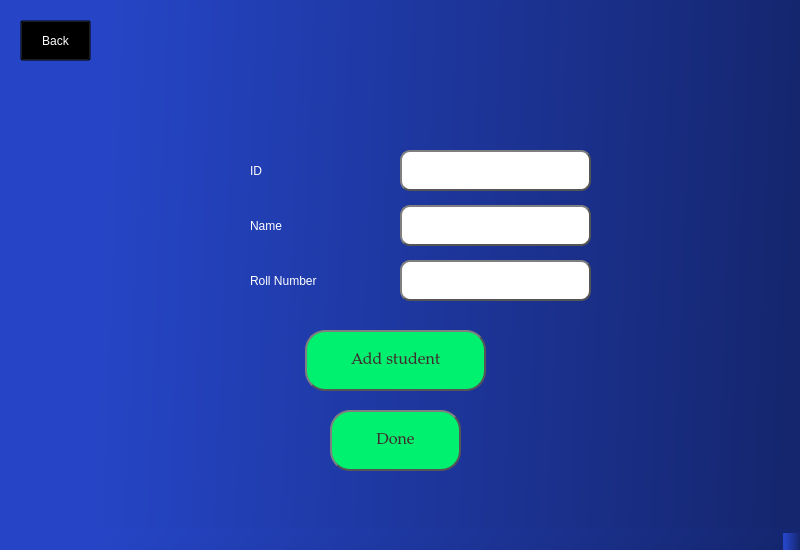
<?xml version="1.0" encoding="UTF-8"?>
<ui version="4.0">
 <class>AddStudent</class>
 <widget class="QMainWindow" name="AddStudent">
  <property name="geometry">
   <rect>
    <x>0</x>
    <y>0</y>
    <width>800</width>
    <height>550</height>
   </rect>
  </property>
  <property name="maximumSize">
   <size>
    <width>800</width>
    <height>550</height>
   </size>
  </property>
  <property name="font">
   <font>
    <family>Palatino Linotype</family>
    <pointsize>12</pointsize>
   </font>
  </property>
  <property name="windowTitle">
   <string>MainWindow</string>
  </property>
  <property name="autoFillBackground">
   <bool>false</bool>
  </property>
  <property name="styleSheet">
   <string notr="true">background: qlineargradient(spread:pad, x1:0.14, y1:0.028, x2:1, y2:0.051, stop:0 rgba(37, 69, 198, 255), stop:1 rgba(21, 38, 111, 255));</string>
  </property>
  <widget class="QWidget" name="centralwidget">
   <widget class="QLabel" name="label">
    <property name="geometry">
     <rect>
      <x>250</x>
      <y>155</y>
      <width>41</width>
      <height>31</height>
     </rect>
    </property>
    <property name="styleSheet">
     <string notr="true">background-color: rgba(0,0,0,0%);
font: 12pt &quot;Palatino Linotype&quot;;
color: white</string>
    </property>
    <property name="text">
     <string>ID</string>
    </property>
   </widget>
   <widget class="QLabel" name="label_2">
    <property name="geometry">
     <rect>
      <x>250</x>
      <y>200</y>
      <width>71</width>
      <height>51</height>
     </rect>
    </property>
    <property name="styleSheet">
     <string notr="true">background-color: rgba(0,0,0,0%);
font: 12pt &quot;Palatino Linotype&quot;;
color: white</string>
    </property>
    <property name="text">
     <string>Name</string>
    </property>
   </widget>
   <widget class="QLabel" name="label_3">
    <property name="geometry">
     <rect>
      <x>250</x>
      <y>260</y>
      <width>141</width>
      <height>41</height>
     </rect>
    </property>
    <property name="styleSheet">
     <string notr="true">background-color: rgba(0,0,0,0%);
font: 12pt &quot;Palatino Linotype&quot;;
color: white</string>
    </property>
    <property name="text">
     <string>Roll Number</string>
    </property>
   </widget>
   <widget class="QTextEdit" name="textEdit">
    <property name="geometry">
     <rect>
      <x>400</x>
      <y>150</y>
      <width>191</width>
      <height>41</height>
     </rect>
    </property>
    <property name="font">
     <font>
      <family>Palatino Linotype</family>
      <pointsize>10</pointsize>
     </font>
    </property>
    <property name="styleSheet">
     <string notr="true">background-color: rgb(255,255,255);
border: 2px solid #555;
border-radius: 10px;
border-style: outset;</string>
    </property>
   </widget>
   <widget class="QTextEdit" name="textEdit_2">
    <property name="geometry">
     <rect>
      <x>400</x>
      <y>205</y>
      <width>191</width>
      <height>41</height>
     </rect>
    </property>
    <property name="font">
     <font>
      <family>Palatino Linotype</family>
      <pointsize>10</pointsize>
     </font>
    </property>
    <property name="styleSheet">
     <string notr="true">background-color: rgb(255,255,255);
border: 2px solid #555;
border-radius: 10px;
border-style: outset;</string>
    </property>
   </widget>
   <widget class="QTextEdit" name="textEdit_3">
    <property name="geometry">
     <rect>
      <x>400</x>
      <y>260</y>
      <width>191</width>
      <height>41</height>
     </rect>
    </property>
    <property name="font">
     <font>
      <family>Palatino Linotype</family>
      <pointsize>10</pointsize>
     </font>
    </property>
    <property name="styleSheet">
     <string notr="true">background-color: rgb(255,255,255);
border: 2px solid #555;
border-radius: 10px;
border-style: outset;</string>
    </property>
   </widget>
   <widget class="QPushButton" name="pushButton">
    <property name="geometry">
     <rect>
      <x>305</x>
      <y>330</y>
      <width>181</width>
      <height>61</height>
     </rect>
    </property>
    <property name="font">
     <font>
      <family>Palatino Linotype</family>
      <pointsize>12</pointsize>
     </font>
    </property>
    <property name="styleSheet">
     <string notr="true">QPushButton {
    color: #333;
    border: 2px solid #555;
    border-radius: 20px;
    border-style: outset;
	background-color: rgb(0,240,112);
    padding: 5px;
    }

QPushButton:hover {
	 border-color: white;
	 border-radius: 20px;
	 color: white
    }

QPushButton:pressed {
    border-style: inset;
color: black;
    background: qradialgradient(
        cx: 0.4, cy: -0.1, fx: 0.4, fy: -0.1,
        radius: 1.35, stop: 0 #fff, stop: 1 #ddd
        );
    }</string>
    </property>
    <property name="text">
     <string>Add student</string>
    </property>
   </widget>
   <widget class="QPushButton" name="pushButton_2">
    <property name="geometry">
     <rect>
      <x>330</x>
      <y>410</y>
      <width>131</width>
      <height>61</height>
     </rect>
    </property>
    <property name="maximumSize">
     <size>
      <width>800</width>
      <height>550</height>
     </size>
    </property>
    <property name="font">
     <font>
      <family>Palatino Linotype</family>
      <pointsize>12</pointsize>
     </font>
    </property>
    <property name="styleSheet">
     <string notr="true">QPushButton {
    color: #333;
    border: 2px solid #555;
    border-radius: 20px;
    border-style: outset;
	background-color: rgb(0,240,112);
    padding: 5px;
    }

QPushButton:hover {
     border-radius:2px;
	 border-color: white;
border-radius: 20px;
color: white
    }

QPushButton:pressed {
    border-style: inset;
color: black;
    background: qradialgradient(
        cx: 0.4, cy: -0.1, fx: 0.4, fy: -0.1,
        radius: 1.35, stop: 0 #fff, stop: 1 #ddd
        );
    }</string>
    </property>
    <property name="text">
     <string>Done</string>
    </property>
   </widget>
   <widget class="QPushButton" name="pushButton_3">
    <property name="geometry">
     <rect>
      <x>20</x>
      <y>20</y>
      <width>71</width>
      <height>41</height>
     </rect>
    </property>
    <property name="styleSheet">
     <string notr="true">QPushButton{
background-color: rgba(0,0,0,0%);
color: white;
}
QPushButton:hover{
background-color:rgba(0,0,0,30%);
color: white;
border: 0px solid;
border-style: outset;
border-radius: 5px;
}

QPushButton:pressed{
 border-style: inset;
color: black;
    background: qradialgradient(
        cx: 0.4, cy: -0.1, fx: 0.4, fy: -0.1,
        radius: 1.35, stop: 0 #fff, stop: 1 #ddd
        );
}</string>
    </property>
    <property name="text">
     <string>Back</string>
    </property>
   </widget>
  </widget>
  <widget class="QStatusBar" name="statusbar"/>
 </widget>
 <resources/>
 <connections/>
</ui>
